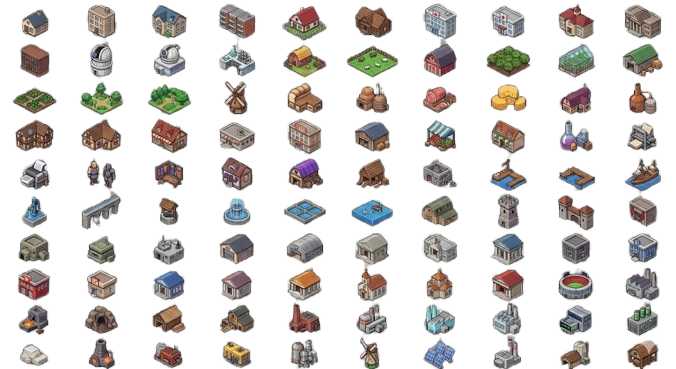
#> input picture evolutiongames/img/resources/unnamed.png, 676 x 369 px, found by its file name
$ python script.py
#> lines starting #> are read from the running program, lines starting #| are printed output that depends on the picture; after the words box and inside, x2 and y2 are one past the last pixel; in counts of white or black regions, pixels touching at a corner belong together
import os
import numpy as np
from PIL import Image
from scipy.ndimage import label, find_objects

INPUT = r"E:\Games-web\evolutiongames\img\resources\unnamed.png"
OUTPUT = r"E:\Games-web\evolutiongames\img\resources\icons_detected"
os.makedirs(OUTPUT, exist_ok=True)

# Charge image
img = Image.open(INPUT).convert("RGBA")
#> img is the input picture: PIL image 676x369 RGBA; mean R, G, B, A 44.9, 41.9, 39.6, 68.7
arr = np.array(img)

# Détection des pixels NON noirs (seuil ajustable)
# (fond noir = 0, 0, 0)
r, g, b, a = arr[:,:,0], arr[:,:,1], arr[:,:,2], arr[:,:,3]
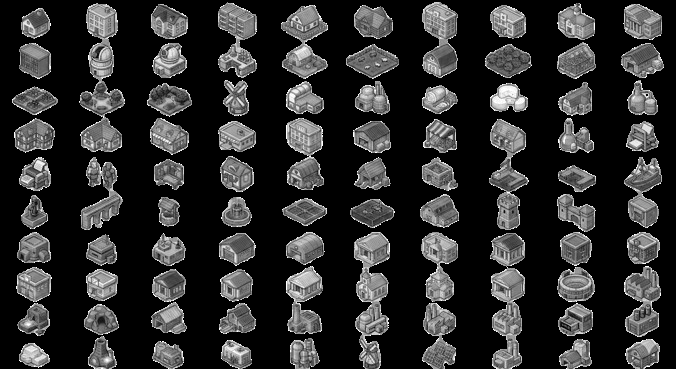
#> r: shape (369, 676); min 0, max 255, mean 44.9
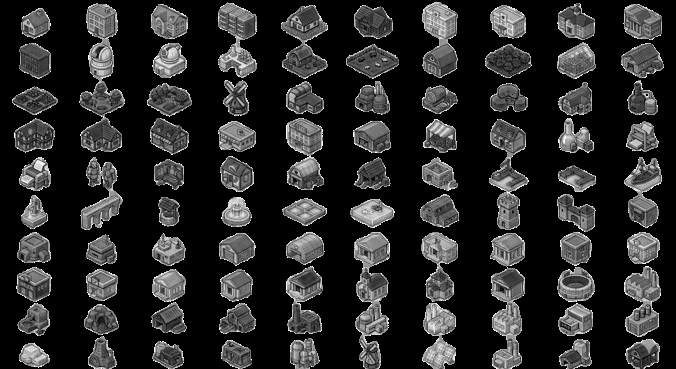
#> b: shape (369, 676); min 0, max 255, mean 39.6
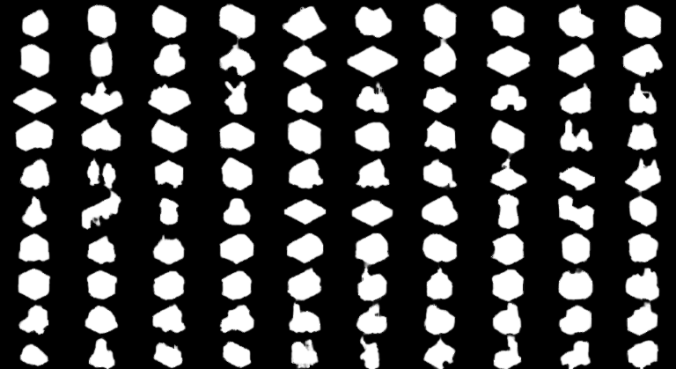
#> a: shape (369, 676); min 0, max 255, mean 68.7
mask = (r > 20) | (g > 20) | (b > 20)   # pixels utiles
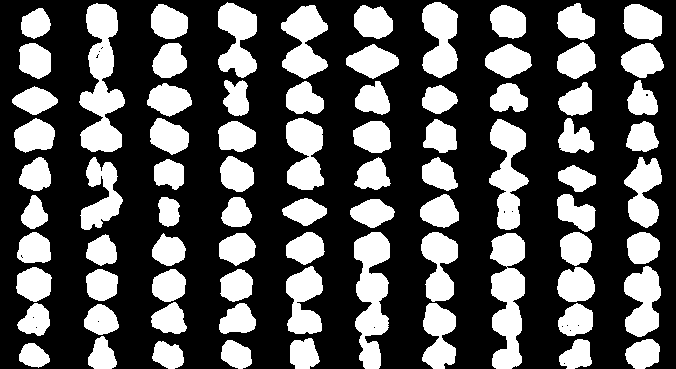
#> mask: shape (369, 676) bool; 34% white; 79 white regions, largest, box (x1, y1, x2, y2) and area: (79, 3, 125, 152) 3775, (490, 233, 525, 369) 3307, (354, 232, 390, 369) 3176

# Label : chaque sprite devient un groupe
labeled, num = label(mask)
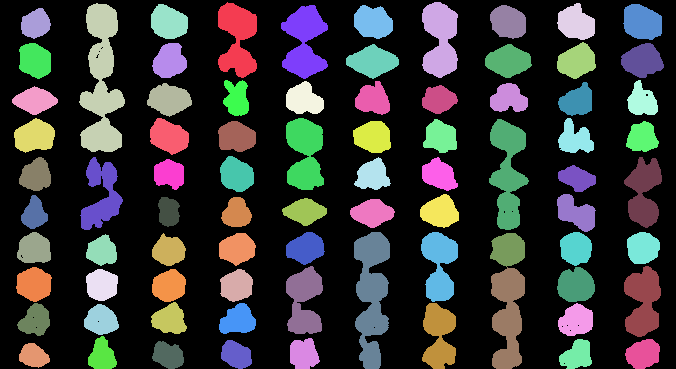
#> labeled: shape (369, 676) int32; 81 distinct labels, from 0 to 80; one colour per label, 0 black
#> num = 80
slices = find_objects(labeled)
#> slices = 80 items

print(f"Detected {num} sprites")
#| Detected 80 sprites

count = 0
for sl in slices:
    y1, y2 = sl[0].start, sl[0].stop
    x1, x2 = sl[1].start, sl[1].stop

    sprite = img.crop((x1, y1, x2, y2))
    sprite.save(os.path.join(OUTPUT, f"icon_{count}.png"))
    count += 1
#> this loop made 80 passes
#> (y1, y2, x1, x2) on passes 1 to 12: (2, 78, 218, 257), (2, 78, 422, 458), (3, 152, 79, 125), (3, 40, 557, 595), (4, 39, 151, 188), (4, 40, 623, 662), (5, 79, 281, 328), (5, 39, 354, 393), (5, 39, 490, 526), (8, 39, 21, 51), (42, 79, 557, 596), (43, 79, 19, 51)
#> pass 1, `sprite = img.crop((x1, y1, x2, y2))`:
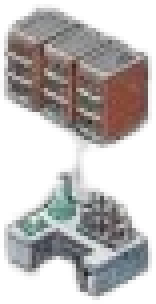
#> sprite: PIL image 39x76 RGBA (shown 4 times larger); mean R, G, B, A 89.1, 85.5, 84.6, 131; transparent parts drawn white
#> after the loop:
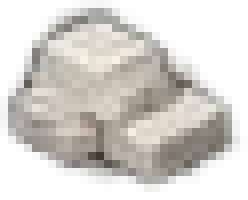
#> sprite: PIL image 31x25 RGBA (shown 8 times larger); mean R, G, B, A 122.7, 119.3, 114.4, 133.7; transparent parts drawn white
#> after the loop, count = 80

print("Done!")

$ run again, with evolutiongames/img/resources/apartment.png copied over evolutiongames/img/resources/unnamed.png
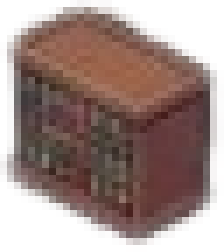
#> input picture evolutiongames/img/resources/apartment.png, 32 x 36 px, found by its file name (shown 7 times larger)
#> img is the input picture: PIL image 32x36 RGBA; mean R, G, B, A 93.9, 71.7, 66.7, 164.2
#> `r, g, b, a = arr[:,:,0], arr[:,:,1], arr[:,:,2], arr[:,:,3]`:
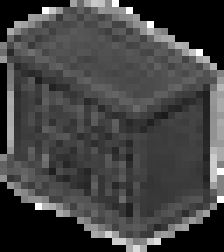
#> b: shape (36, 32) (shown 7 times larger); min 0, max 255, mean 66.7
#> `mask = (r > 20) | (g > 20) | (b > 20)`:
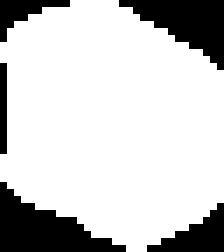
#> mask: shape (36, 32) bool (shown 7 times larger); 79.2% white; 5 black regions (1 under 20 px), largest, box (x1, y1, x2, y2) and area: (0, 26, 18, 36) 89, (17, 0, 32, 10) 76, (21, 29, 32, 36) 38, (0, 0, 10, 6) 24
#> num = 1
#> slices = 1 item
#| Detected 1 sprites
#> the loop `for sl in slices:` made 1 pass
#> (y1, y2, x1, x2, count) on pass 1: (0, 36, 0, 32, 1)
#> after the loop `for sl in slices:`: count = 1

$ run again, with evolutiongames/img/resources/arena.png copied over evolutiongames/img/resources/unnamed.png
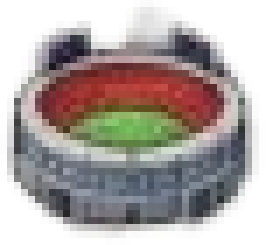
#> input picture evolutiongames/img/resources/arena.png, 38 x 35 px, found by its file name (shown 7 times larger)
#> img is the input picture: PIL image 38x35 RGBA; mean R, G, B, A 103.4, 94.9, 92.6, 156.6
#> `r, g, b, a = arr[:,:,0], arr[:,:,1], arr[:,:,2], arr[:,:,3]`:
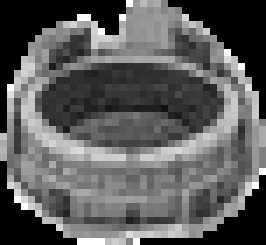
#> b: shape (35, 38) (shown 7 times larger); min 0, max 255, mean 92.6
#> `mask = (r > 20) | (g > 20) | (b > 20)`:
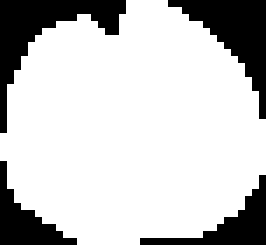
#> mask: shape (35, 38) bool (shown 7 times larger); 77.9% white; 4 black regions, box (x1, y1, x2, y2) and area: (0, 0, 18, 19) 100, (24, 0, 38, 17) 90, (20, 25, 38, 35) 54, (0, 23, 11, 35) 50
#> num = 1
#> slices = 1 item
#| Detected 1 sprites
#> the loop `for sl in slices:` made 1 pass
#> (y1, y2, x1, x2, count) on pass 1: (0, 35, 0, 38, 1)
#> after the loop `for sl in slices:`: count = 1

$ run again, with evolutiongames/img/resources/farm.png copied over evolutiongames/img/resources/unnamed.png
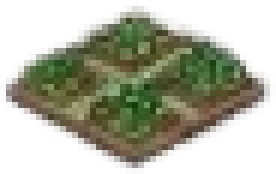
#> input picture evolutiongames/img/resources/farm.png, 46 x 29 px, found by its file name (shown 6 times larger)
#> img is the input picture: PIL image 46x29 RGBA; mean R, G, B, A 67, 68.6, 51, 123.7
#> `mask = (r > 20) | (g > 20) | (b > 20)`:
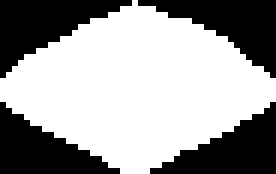
#> mask: shape (29, 46) bool (shown 6 times larger); 61.6% white; 4 black regions, box (x1, y1, x2, y2) and area: (0, 0, 22, 13) 134, (23, 0, 46, 13) 130, (25, 17, 46, 29) 126, (0, 17, 20, 29) 122
#> num = 1
#> slices = 1 item
#| Detected 1 sprites
#> the loop `for sl in slices:` made 1 pass
#> (y1, y2, x1, x2, count) on pass 1: (0, 29, 0, 46, 1)
#> after the loop `for sl in slices:`: count = 1
